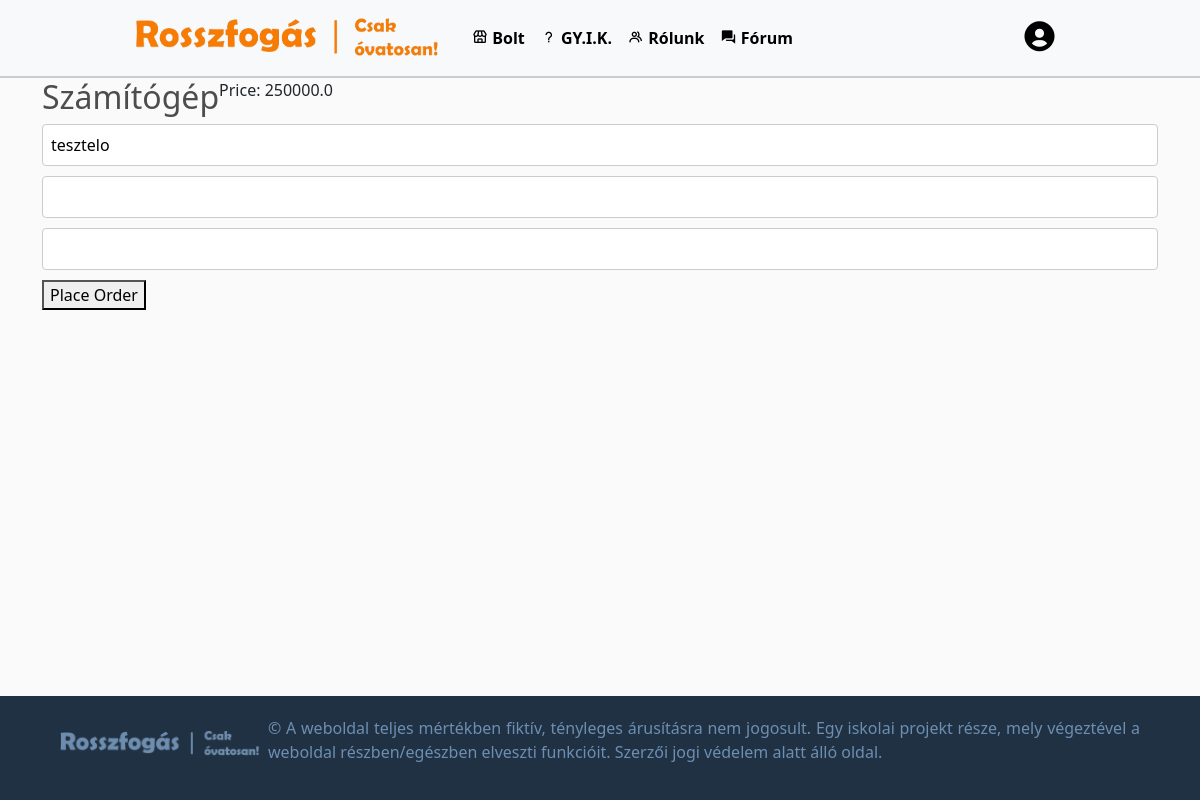
/product/2/order/ (signed in), run on the app's committed database.
### default/models.py (models this page shows, shortened)
class Product(models.Model):
    KATEGORIA_CHOICES = [
        ('--válasszon--', '--Válasszon--'),
        ('autó', 'Autó'),
        ('élelmiszer', 'Élelmiszer'),
        ('egyéb', 'Egyéb'),
    ]
    customer = models.ForeignKey(Customer, on_delete=models.CASCADE, null=True, blank=True)
    name = models.CharField(max_length=50, null=True, blank=True)
    price = models.FloatField()
    description = models.TextField(max_length=80)
    feladocim = models.CharField(max_length=100, null=True, blank=True)
    feladoorszag = models.CharField(max_length=100, null=True, blank=True)
    image = models.ImageField(null=True, blank=True, upload_to='default/images/')
    kategoria = models.CharField(max_length=50, choices=KATEGORIA_CHOICES, default='--válasszon--')
    terms_checkbox = models.BooleanField(default=False)
    orderer_name = models.CharField(max_length=200, null=True, blank=True)
    orderer_phone = models.CharField(max_length=12, null=True, blank=True)
    orderer_location = models.CharField(max_length=200, null=True, blank=True)
    ordered = models.BooleanField(default=False)

class Customer(models.Model):
    user = models.OneToOneField(User, on_delete=models.CASCADE, null=True, blank=True)
    name = models.CharField(max_length=200, null=True)
    email = models.CharField(max_length=200, null=True)
    Vezetéknév = models.CharField(max_length=200, null=True , default="")
    Keresztnév = models.CharField(max_length=200, null=True , default="")
    Lakcím = models.CharField(max_length=200, null=True, default="")
    Telefonszám = models.CharField(
        max_length=12,
        null=True,
        default="",
        validators=[
            RegexValidator(
                regex=r'^[\d()+-]*$',
                message='A telefonszám csak számokat, illetve + karaktert tartalmazhat',
                code='ervenytelen_szam'
            )
        ]
    )

### default/views.py (the view)
# urls.py: path('product/<int:product_id>/order/', views.order, name='order'),
def order(request, product_id):
    product = Product.objects.get(id=product_id)
    customer = request.user.customer
    context = {
        'product': product,
        'customer': customer,
    }
    return render(request, 'default/order.html', context)

### default/templates/default/order.html (shortened to what this page needs)
{% extends "default/layout.html" %}
{% load static %}
{% load humanize %}
{% block body %}
<form method="POST" action="{% url 'place_order' product.id %}">
    <h2>{{ product.name }}</h2>
    <p>Price: {{ product.price }}</p>
    <input type="text" name="orderer_name" value="{{ customer.name }}">
    <input type="text" name="orderer_phone" value="{{ customer.phone }}">
    <input type="text" name="orderer_location" value="{{ customer.location }}">
    <button type="submit">Place Order</button>
</form>
{% endblock %}

### default/static/default/styles.css (style rules this page uses)
body { background-color: hsl(0, 0%, 98%); margin: 0; padding-bottom: 150px; }
html { position: relative; min-height: 100%; }
h1, h2, h3, h4, h5, h6 { color: hsl(0, 0%, 30%); }
form { display: flex; flex-wrap: wrap; }
input, select, textarea { width: 100%; padding: 8px; margin-bottom: 10px; border: 1px solid #ccc; border-radius: 4px; }

### data on the page
Product: name "Számítógép", price "250000.0"
Customer: orderer_name "tesztelo"
